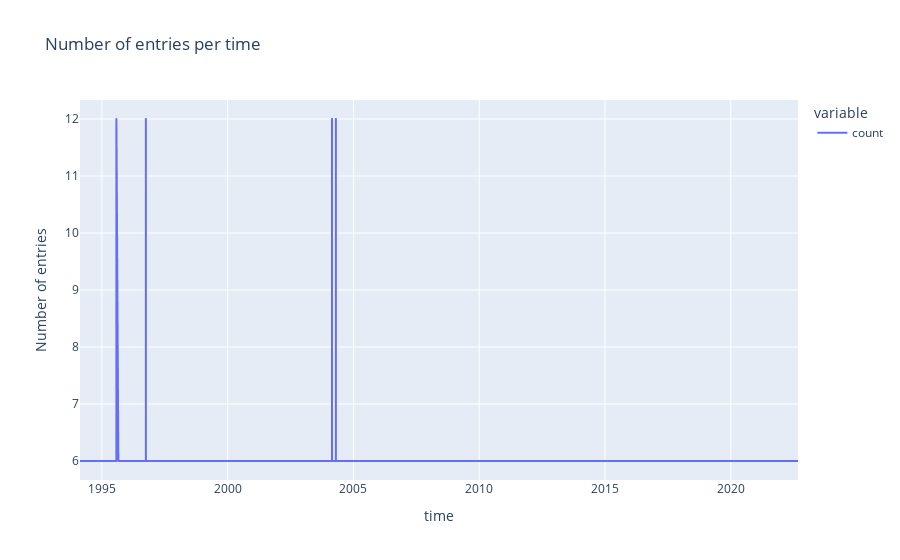

The code cell stored with this chart in its notebook:
### Markdown cell above
### Time

Must be set to daily frequency. If multiple data points are available for a single day, the mean is taken.

### Code cell
raw_data["time"].value_counts().sort_index().plot(
    title="Number of entries per time",
    labels=dict(
        index="Time",
        value="Number of entries",
    ),
)

### Figure 1 — Plotly figure (JSON) as saved in the notebook; plotly's stock layout.template omitted (floating-point values rounded to 4 significant figures; data arrays with more than 128 entries replaced by an {"elided": "..."} marker saying what was removed)
{"data": [{"hovertemplate": "variable=count<br>time=%{x}<br>Number of entries=%{y}<extra></extra>", "legendgroup": "count", "line": {"color": "#636efa", "dash": "solid"}, "marker": {"symbol": "circle"}, "mode": "lines", "name": "count", "showlegend": true, "type": "scattergl", "x": {"elided": "1554 str values"}, "xaxis": "x", "y": {"elided": "1554 int values"}, "yaxis": "y"}], "layout": {"legend": {"title": {"text": "variable"}, "tracegroupgap": 0}, "title": {"text": "Number of entries per time"}, "xaxis": {"anchor": "y", "domain": [0, 1], "title": {"text": "time"}}, "yaxis": {"anchor": "x", "domain": [0, 1], "title": {"text": "Number of entries"}}}}
